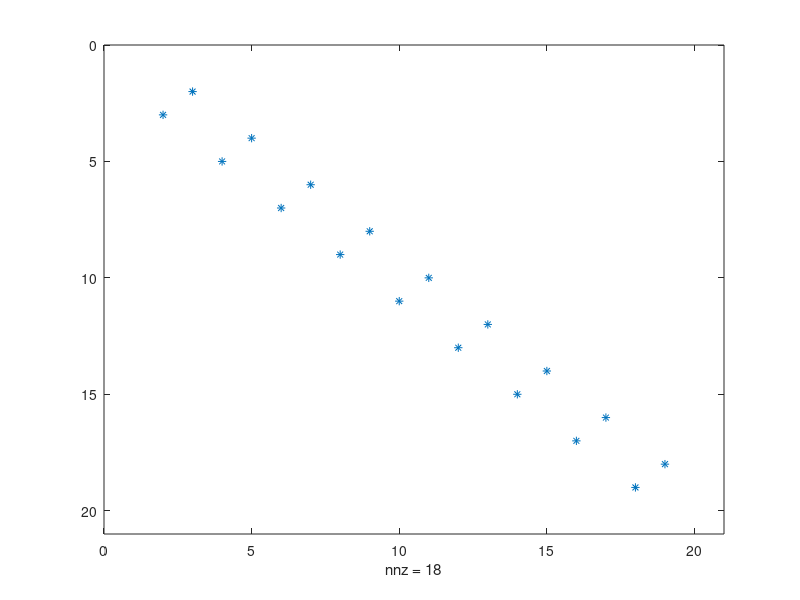

Write the MATLAB code that produced this figure.
%% 1D grid
% I'll be following ideas from Allan P. Engsig-Karup lecture notes.
clear all; clc;

% Let's build an equidistant 1d grid of elements
a=0; b=1; nE=10; nV=nE+1; nF=2; nFp=1; pDeg=5; eNodes=pDeg+1; nodetol=1e-6;

% Vertex Coordinates VX, VY, VZ
VX = linspace(a,b,nV);

% Element to Vertices: EToV
EtoV = zeros(nE,nF);
for e = 1:nE
    EtoV(e,:) = [e,e+1];
end

% Nodes Coordiantes of Reference element
r = [-1,-1/4,-1/2,1/2,1/3,1];

% build x grid nodes
va = EtoV(:,1); vb = EtoV(:,2);
dx = VX(vb)-VX(va); 
xc = (VX(vb)+VX(va))/2;
x = ones(size(r))'*xc + r'*dx/2;

% Jacobian
J = (x(:,2:end)-x(:,1:end-1))/2;

% Compute outward pointing normals at element faces
nx = zeros(nFp*nF,nE); %nFp number of Nodes on Face
nx(1,:)=-1; nx(2,:)=1;

% Correct Table EToV
    %no needed in 1D

% total faces
TotalFaces = nF*nE;

% local face to local node connections
FtoN = [1,2];

%FtoV = spalloc(TotalFaces,nV,2*TotalFaces);
se=1; % element surface
for e = 1:nE
    for f = 1:nF
        FtoV(se,EtoV(e,FtoN(f))) = 1;
        se = se + 1;
    end
end
%spy(FtoV);

% face to face connectivity
FtoF = FtoV*FtoV' - speye(TotalFaces); spy(FtoF)
[faces1,faces2] = find(FtoF==1);

% faces to element and face numbers
element1 = floor( (faces1-1)/nF )+1;
face1    =   mod( (faces1-1),nF )+1;
element2 = floor( (faces2-1)/nF )+1;
face2    =   mod( (faces2-1),nF )+1;

% Element to faces & Element to Element
% this arrays contain information of the neighbor element and faces
EtoE = (1:nE)'*ones(1,nF);
EtoF = ones(1,nE)'*(1:nF);
ind = sub2ind(size(EtoF),element1,face1);
EtoE(ind) = element2;
EtoF(ind) = face2;

% build node ids
nodeids = reshape((1:nE*eNodes),eNodes,nE);

% Access element at the faces of the reference element
fmask1 = find(abs(r+1) < nodetol);
fmask2 = find(abs(r-1) < nodetol);
Fmask = [fmask1;fmask2]';
Fx = x(Fmask(:),:); % Face x nodes
FinvJ = 1./J(Fmask,:);% Face Jacobian

% Build Maps
vmapM = zeros(nFp,nF,nE);
vmapP = zeros(nFp,nF,nE);
for e1 = 1:nE
    for f1 = 1:nF
        % find index of face nodes with respect to volume node ordering
        vmapM(:,f1,e1) = nodeids(Fmask(:,f1),e1);
    end
end

for e1 = 1:nE
    for f1 = 1:nF
        % find neighbor
        e2 = EtoE(e1,f1); f2 = EtoF(e1,f1);
        
        % find volume node numbers of the left(M) and right(P) nodes
        vidM = vmapM(:,f1,e1); vidP = vmapM(:,f2,e2);
        x1 = x(vidM); x2 = x(vidP);
        
        % Compute distance matrix
        Dist = (x1-x2).^2;
        if Dist < nodetol; vmapP(:,f1,e1) = vidP; end
    end
end
% reduce the size of maps
vmapP = vmapP(:); vmapM = vmapM(:);

% list of boundary nodes
mapB = find(vmapP==vmapM); vmapB = vmapP(mapB);

% create specific left (inflow) and right (outflow) maps
mapI = 1; mapO = nE*nF; vmapI = vmapM(mapI); vmapO = vmapP(mapO);
